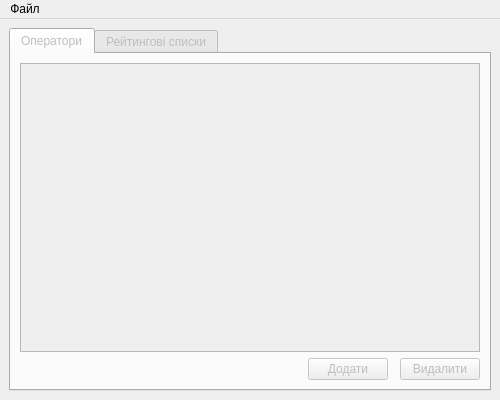
<?xml version="1.0" encoding="UTF-8"?>
<ui version="4.0">
 <class>MainMenu</class>
 <widget class="QMainWindow" name="MainMenu">
  <property name="geometry">
   <rect>
    <x>0</x>
    <y>0</y>
    <width>500</width>
    <height>400</height>
   </rect>
  </property>
  <property name="minimumSize">
   <size>
    <width>500</width>
    <height>400</height>
   </size>
  </property>
  <property name="windowTitle">
   <string>[Редактор] ЗНТУ-Абітурієнт</string>
  </property>
  <widget class="QWidget" name="centralwidget">
   <layout class="QGridLayout" name="gridLayout">
    <item row="1" column="0">
     <widget class="QTabWidget" name="tabWidget">
      <property name="enabled">
       <bool>false</bool>
      </property>
      <property name="minimumSize">
       <size>
        <width>0</width>
        <height>0</height>
       </size>
      </property>
      <property name="currentIndex">
       <number>0</number>
      </property>
      <widget class="QWidget" name="operatorsTab">
       <attribute name="title">
        <string>Оператори</string>
       </attribute>
       <layout class="QGridLayout" name="gridLayout_2">
        <item row="0" column="0" colspan="6">
         <widget class="QTableView" name="operatorsTable"/>
        </item>
        <item row="2" column="1">
         <spacer name="horizontalSpacer">
          <property name="orientation">
           <enum>Qt::Horizontal</enum>
          </property>
          <property name="sizeHint" stdset="0">
           <size>
            <width>40</width>
            <height>20</height>
           </size>
          </property>
         </spacer>
        </item>
        <item row="2" column="3">
         <widget class="QPushButton" name="addBtn">
          <property name="enabled">
           <bool>false</bool>
          </property>
          <property name="text">
           <string>Додати</string>
          </property>
         </widget>
        </item>
        <item row="2" column="5">
         <widget class="QPushButton" name="delBtn">
          <property name="enabled">
           <bool>false</bool>
          </property>
          <property name="text">
           <string>Видалити</string>
          </property>
         </widget>
        </item>
       </layout>
      </widget>
      <widget class="QWidget" name="ratingTab">
       <attribute name="title">
        <string>Рейтингові списки</string>
       </attribute>
       <layout class="QGridLayout" name="gridLayout_3">
        <item row="1" column="1">
         <widget class="QPushButton" name="delBtn_2">
          <property name="enabled">
           <bool>false</bool>
          </property>
          <property name="text">
           <string>Видалити</string>
          </property>
         </widget>
        </item>
        <item row="1" column="0">
         <spacer name="horizontalSpacer_2">
          <property name="orientation">
           <enum>Qt::Horizontal</enum>
          </property>
          <property name="sizeHint" stdset="0">
           <size>
            <width>40</width>
            <height>20</height>
           </size>
          </property>
         </spacer>
        </item>
        <item row="0" column="0" colspan="2">
         <widget class="QTableView" name="ratingTable"/>
        </item>
       </layout>
      </widget>
     </widget>
    </item>
   </layout>
  </widget>
  <widget class="QMenuBar" name="menubar">
   <property name="geometry">
    <rect>
     <x>0</x>
     <y>0</y>
     <width>500</width>
     <height>21</height>
    </rect>
   </property>
   <widget class="QMenu" name="menu">
    <property name="tearOffEnabled">
     <bool>false</bool>
    </property>
    <property name="title">
     <string>Файл</string>
    </property>
    <property name="separatorsCollapsible">
     <bool>false</bool>
    </property>
    <addaction name="loadFromDB"/>
    <addaction name="generateXML"/>
    <addaction name="separator"/>
    <addaction name="exit"/>
   </widget>
   <addaction name="menu"/>
  </widget>
  <action name="loadFromDB">
   <property name="text">
    <string>Завантажити з БД</string>
   </property>
   <property name="menuRole">
    <enum>QAction::ApplicationSpecificRole</enum>
   </property>
  </action>
  <action name="generateXML">
   <property name="text">
    <string>Згенерувати XML</string>
   </property>
  </action>
  <action name="exit">
   <property name="text">
    <string>Вихід</string>
   </property>
  </action>
 </widget>
 <tabstops>
  <tabstop>addBtn</tabstop>
  <tabstop>tabWidget</tabstop>
  <tabstop>delBtn</tabstop>
  <tabstop>delBtn_2</tabstop>
  <tabstop>operatorsTable</tabstop>
  <tabstop>ratingTable</tabstop>
 </tabstops>
 <resources/>
 <connections/>
</ui>
